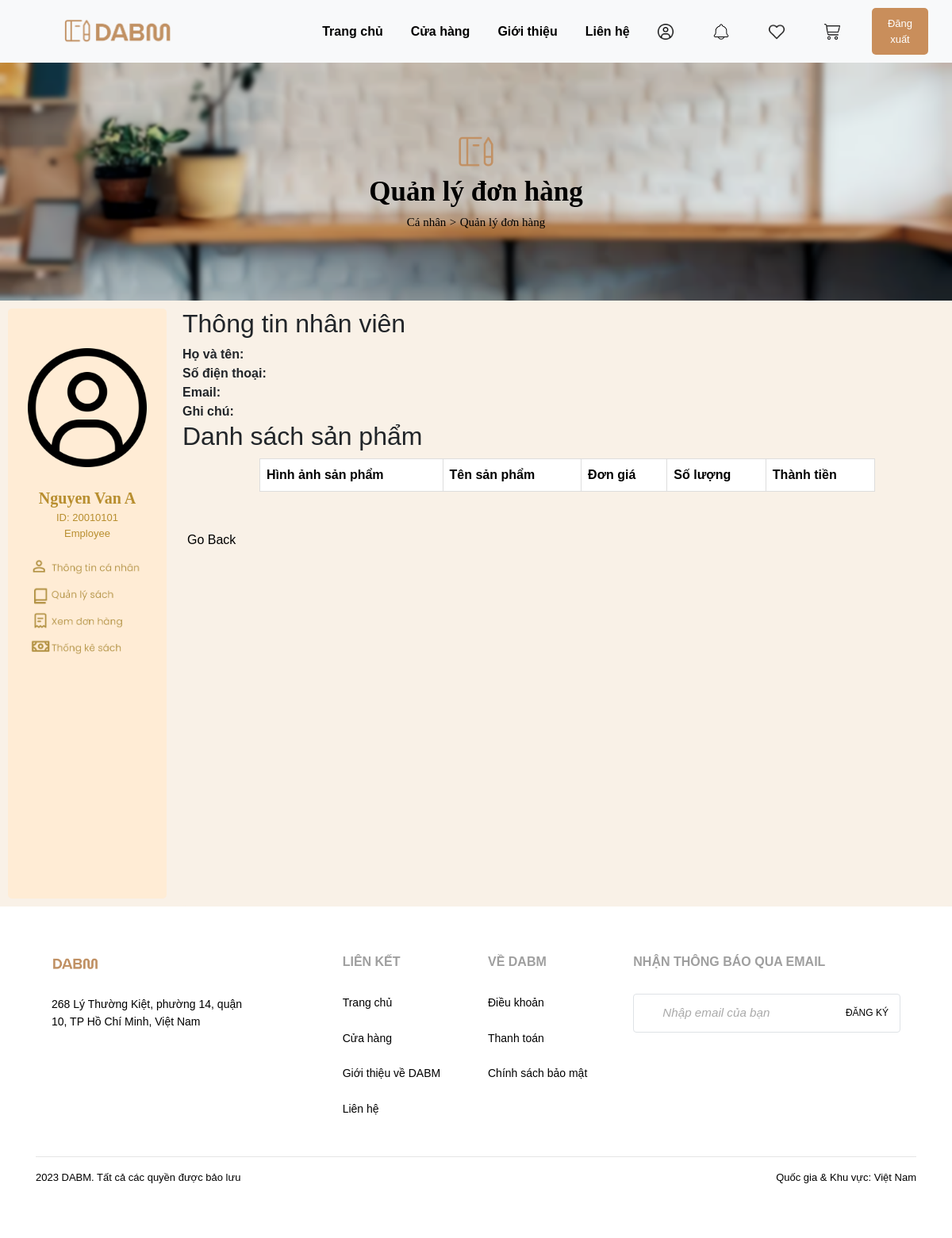
The page /details_purchase.php (signed in) on the database its author committed.
### tables this page shows
CREATE TABLE `user` (
  `ID` varchar(45) NOT NULL,
  `sur_name` varchar(45) DEFAULT NULL,
  `last_name` varchar(45) DEFAULT NULL,
  `phone_num` varchar(45) DEFAULT NULL,
  `email` varchar(45) DEFAULT NULL,
  `username` varchar(45) DEFAULT NULL,
  `password` varchar(45) DEFAULT NULL,
  `user_info` longtext DEFAULT NULL
);

### database_scripts/func_total_price_sale.php (called while the page is built, shortened)
<?php
function total_price_purchase($mysqli, $id_order) {
    include_once('database_scripts/connect.php');
    $total = 0;
    $query = "SELECT SUM(pi.purchase_quantity * b.purchase_price) AS total
              FROM purchase_include pi
              JOIN book b ON pi.book_ID = b.book_ID
              WHERE pi.purchase_ID = '$id_order'";
    $result = mysqli_query($mysqli, $query);
    if ($result) {
        $row = mysqli_fetch_assoc($result);
        $total = $row['total'];
    }
    return $total;
}
?>

### connection.php (called while the page is built, shortened)
<?php
if(!isset($_SESSION['user_id'])){
    header('location:homepage.php');
}
else{
    $con = require __DIR__ . "/database.php";
    $sql = "SELECT * FROM user
            WHERE ID = {$_SESSION["user_id"]}";
    $user = $con->query($sql)->fetch_assoc();
}
$id = $_SESSION['user_id'];
$query = "SELECT sur_name, last_name, phone_num, email, username, password, user_info
          FROM user
          WHERE ID = $id;";
$result = mysqli_query($con,$query);
?>

### details_purchase.php (the view, shortened to what this page needs)
<?php
include_once('connection.php');
include_once('database_scripts/func_total_price_sale.php');
  $orderId = $_GET["orderId"];
  $sql = "SELECT order_ID, order_date, order_info, img_path, book_name, purchase_price,purchase_quantity, po.employee_ID, sur_name, last_name, email, phone_num, user_info
  FROM `order` AS o
  JOIN purchase_order AS po ON o.order_ID = po.purchase_ID
  JOIN purchase_include AS pi ON o.order_ID = pi.purchase_ID
  JOIN user AS u ON po.employee_ID = u.ID
  JOIN book AS b ON b.book_ID = pi.book_ID
  ";
 $stmt = $con->prepare($sql);
 $stmt->execute();
 $result = $stmt->get_result();
 $sum = total_price_purchase($con, $orderId);
?>
<!DOCTYPE html>
<html lang="en">
<head>
    <link rel="stylesheet" href="css/style_duong.css">
    <link rel="stylesheet" href="css/header.css">
    <link rel="stylesheet" href="css/footer.css">
    <link rel="stylesheet" href="css/logo.css">
    <link rel="stylesheet" href="css/order.css">
    <link rel="stylesheet" href="css/search.css">
</head>
<head>
    <link rel="stylesheet" href="https://cdnjs.cloudflare.com/ajax/libs/twitter-bootstrap/4.1.3/css/bootstrap.min.css">
    <link rel="stylesheet" href="css/style_duong.css">
    <link rel="stylesheet" href="css/header.css">
    <link rel="stylesheet" href="css/footer.css">
    <link rel="stylesheet" href="css/cover-box.css">
    <link rel="stylesheet" href="css/table.css">
    <link rel="stylesheet" href="css/search.css">
    <link rel="stylesheet" href="css/logo.css">
</head>
<body>
    <div class="header">
        <div class="header-left-section">
            <a href="index.html"><img class="header-logo" src="img/logo_DABM.png" alt="Logo"></a>
        </div>
        <div class="header-nav-links">
            <a href="./login_success.php">Trang chủ</a>
            <a href="./features_product_login.php">Cửa hàng</a>
            <a href="#">Giới thiệu</a>
            <a href="#">Liên hệ</a>
        </div>
        <div class="header-right-section">
            <a href="user_employee.php"><img class="header-icon" src="img/icon_user.png" alt="Icon 1"></a>
            <a href="#"><img class="header-icon" src="img/icon_news.png" alt="Icon 2"></a>
            <a href="#"><img class="header-icon" src="img/icon_heart.png" alt="Icon 3"></a>
            <a href="#"><img class="header-icon" src="img/icon_cart.png" alt="Icon 3"></a>
            <button class="header-login-button" onclick="redirectToLogout()">
                Đăng xuất
            </button>
        </div>
    </div>
    <div class="box">
        <img src="img/logo_DABM_3.png" alt="Home Icon" width="50px">
        <p class="box-text">Quản lý đơn hàng</p>
        <div>
            <a href="index.html">Cá nhân</a>
            <a href="#">></a>
            <a href="#">Quản lý đơn hàng</a>
        </div>
    </div>
    <div class="content">
    <div class="side-box">
            <a href="user_employee.php"><img class="side-box-avatar" src="img/icon_user.png" alt="User Avatar"></a>
            <br>
            <?php
            echo "<p style='font-family: Times New Roman, Times, serif; font-size: 20px; font-weight: bold; margin-bottom: 0; color: #B88E2F'>{$row['sur_name']} {$row['last_name']}</p>";
            echo "<p style='font-family: Arial, sans-serif; font-size: 13px; margin-bottom: 0; color: #B88E2F'>ID: {$user['ID']}</p>";
            if ($id == 00000001)
            {
                echo '<script>alert("You are not authorized to view this content.");</script>';
                echo '<script>window.location.href = "login_success.php";</script>';
                exit;
                echo "<p style='font-family: Arial, sans-serif; font-size: 13px; color: #B88E2F;'>Manager</p>";
            }
            else
            {
                $query_ = "SELECT ID
                          FROM employee
                          WHERE ID = $id;";
                $result_ = mysqli_query($con,$query_);
                $count = mysqli_num_rows($result_);
                if ($count == 1)
                {
                    echo "<p style='font-family: Arial, sans-serif; font-size: 13px; color: #B88E2F;'>Employee</p>";
                }
                else
                {
                    echo '<script>alert("You are not authorized to view this content.");</script>';
                    echo '<script>window.location.href = "user_member.php";</script>';
                    exit;
                    echo "<p style='font-family: Arial, sans-serif; font-size: 13px; color: #B88E2F;'>Customer</p>";
                }
            }
            ?>
            <a href="user_employee.php"><img class="side-box-button" src="img/button_personal_info.png" alt="Button1"></a>
            <a href="list_of_book.php"><img class="side-box-button" src="img/button_book_management.png" alt="Button1"></a>
            <a href="employee_order.php"><img class="side-box-button" src="img/button_check_receipt.png" alt="Button1"></a>
            <a href="book_statistic.php"><img class="side-box-last-button" src="img/button_book_logistics.png" alt="Button1"></a>
        </div>
        <div class="content-box">
        <?php
while($item = mysqli_fetch_array($result)) {
    if ($item['order_ID']!=$orderId) {
        continue;
    } else {
        $sp = $item;
    }
            ?>
            <?php
 }
            ?>
             <div>
                <div id="customerForm">
                <h2>Thông tin nhân viên</h2>
                <div>
                        <span class="label">Họ và tên: </span> <?php echo $item['sur_name'];echo " "; echo $item['last_name'] ?>
                    </div>
                    <div>
                        <span class="label">Số điện thoại:</span> <?php echo $item['phone_num']?>
                    </div>
                    <div>
                        <span class="label">Email:</span> <?php echo $item['email']?>
                    </div>
                    <div>
                        <span class="label">Ghi chú:</span> <?php echo $item['user_info']?>
                    </div>
                </div>
            </div>
            <h2>Danh sách sản phẩm</h2>
                <table id="productTable">
                    <thead>
                        <tr>
                            <th>Hình ảnh sản phẩm</th>
                            <th>Tên sản phẩm</th>
                            <th>Đơn giá</th>
                            <th>Số lượng</th>
                            <th>Thành tiền</th>
                        </tr>
                    </thead>
                </table>
                <br>
                <br>
        </div>
    </div>
    <div class="footer">
      <footer>
          <div class="container">
              <div class="row">
                  <div class="col-md-6 col-lg-4 item">
                      <h3><img class="footer-logo" src="img/logo_DABM_2.png" alt="Logo"></h3>
                      <ul>
                          <br>
                          <li>268 Lý Thường Kiệt, phường 14, quận</li>
                          <li>10, TP Hồ Chí Minh, Việt Nam</li>
                      </ul>
                  </div>
                  <div class="col-md-6 col-lg-2 item">
                      <h3>LIÊN KẾT</h3>
                      <ul>
                          <br>
                          <li><a href="login_success.php">Trang chủ</a></li>
                          <br>
                          <li><a href="features_product_login.php">Cửa hàng</a></li>
                          <br>
                          <li><a href="#">Giới thiệu về DABM</a></li>
                          <br>
                          <li><a href="#">Liên hệ</a></li>
                          <br>
                      </ul>
                  </div>
                  <div class="col-md-6 col-lg-2 item">
                      <h3>VỀ DABM</h3>
                      <ul>
                          <br>
                          <li><a href="#">Điều khoản</a></li>
                          <br>
                          <li><a href="customer_order_history.php">Thanh toán</a></li>
                          <br>
                          <li><a href="#">Chính sách bảo mật</a></li>
                      </ul>
                  </div>
                  <div class="col-md-6 col-lg-4 item">
                      <h3>NHẬN THÔNG BÁO QUA EMAIL</h3>
                      <ul>
                          <br>
                          <div class="p-1 rounded border">
                              <div class="input-group">
                                  <input type="email" placeholder="Nhập email của bạn" class="form-control border-0 shadow-0">
                                  <div class="input-group-append">
                                      <a class="email_signup_button" href="index.html">ĐĂNG KÝ</a>
                                  </div>
                              </div>
                          </div>
                      </ul>
                  </div>
              </div>
              <hr>
              <p>
                  <div style="display: flex; justify-content: space-between; opacity:1; font-size:13px; margin-bottom:0;">
                  <div style="text-align: left;">2023 DABM. Tất cả các quyền được bảo lưu</div>
                  <div style="text-align: right;">Quốc gia & Khu vực: Việt Nam</div>
              </div></p>
          </div>
      </footer>
    </div>
</body>
</html>

### css/style_duong.css (style rules this page uses)
body { font-family: Arial, sans-serif; margin: 0; padding: 0; background-color: #F9F1E7; display: flex; flex-direction: column; }
.content { display: flex; }
.side-box { width: 200px; height: auto; background-color: #FFECD5; margin-left: 10px; margin-top: 10px; margin-bottom: 10px; border: none; border-radius: 5px; cursor: pointer; display: flex; flex-direction: column; align-items: center; }
.side-box a { color: black; text-decoration: none; }
.side-box-avatar { width: 150px; height: 150px; margin-top : 50px; }
.side-box-button { width : 200px; }
.side-box-last-button { width : 200px; margin-bottom: 300px; }
.content-box { width: 100%; height: auto; background-color: #F9F1E7; margin-left: 20px; margin-top: 10px; border: none; border-radius: 5px; cursor: pointer; }

### css/header.css (style rules this page uses)
.header { display: flex; justify-content: space-between; align-items: center; padding: 10px; background-color: #f8f9fa; width: 100%; }
.header-left-section { display: flex; align-items: center; width: 30%; justify-content: flex-start; }
.header-right-section { display: flex; align-items: center; width: 30%; justify-content: flex-end; }
.header-logo { height: 35px; margin-left: 60px; }
.header-nav-links { display: flex; gap: 15px; justify-content: center; font-family: Arial, sans-serif; font-weight: 550; }
.header-nav-links a, .header-left-section a { text-decoration: none; color: black; margin-left: 10px; margin-right: 10px; }
.header-right-section a { text-decoration: none; font-weight: 500; color: #B37D4E; margin-left: 10px; margin-right: 10px; }
button { margin-right: 20px; background: transparent; border: 0; outline: 0; }
::placeholder { color: #555; }
.header-icon { width: 20px; height: 20px; margin-right: 30px; }
.header-login-button { padding: 10px 20px; background-color: #C98E5B; color: white; border: none; border-radius: 5px; cursor: pointer; font-size: 13px; margin-right: 20px; }
.row { display: flex; align-items: center; padding: 10px 20px; }
input { margin-left: 20px; flex: 1; height: 50px; background: transparent; border: 0; outline: 0; font-size: 18; color: #333; }

### css/footer.css (style rules this page uses)
.footer { padding:50px 0; color:#000000; background-color:#FFFFFF; width: 100%; }
.row { display: flex; align-items: flex-start; }
.footer-logo { height: 21px; margin-left: 0px; }
.footer h3 { color: #9F9F9F; font-weight:bold; font-size:16px; }
.footer ul { padding:0; list-style:none; line-height:1.6; font-size:14px; margin-bottom:0; }
.footer ul a { color:black; text-decoration:none; }
.form-control::placeholder { font-size: 0.95rem; color: #aaa; font-style: italic; }
.email_signup_button { padding: 10px 10px; background-color: #ffffff; color: white; border: none; border-radius: 5px; cursor: pointer; font-size: 12px; margin-right: 0px; }

### css/order.css (style rules this page uses)
.label { font-weight: bold; }
#productTable { width: 80%; margin-top: 20px; border-collapse: collapse; background-color: white; margin: 0 auto; }
#productTable th, #productTable td { border: 1px solid #ddd; padding: 8px; text-align: left; }
#productTable th { background-color: #ffffff; color: black; }

### css/cover-box.css (style rules this page uses)
.box { width: 100%; height: 300px; background-image: url("../img/banner_background.png"), linear-gradient(to bottom, rgba(255,255,255,0.5), rgba(255,255,255,0.5)); background-size: cover; display: flex; justify-content: center; align-items: center; flex-direction: column; }
.box a { font-family: 'EB Garamond'; font-size: 15px; color: #000000; text-decoration: none; }
.box-text { font-family: 'Times New Roman', Times, serif; font-size: 35px; font-weight: bold; color: #000000; margin-bottom: 0px; }

### css/table.css (style rules this page uses)
table { width: 100%; border-collapse: collapse; }
thead { background-color: #FFECD5; }
thead th { color: #B88E2F; border: 2px dashed #B88E2F; border-top: 2px solid #B88E2F; border-bottom: 2px solid #B88E2F; padding: 10px; }

### rows shown on the page
user: sur_name "Nguyen Van", last_name "A", ID "20010101"
